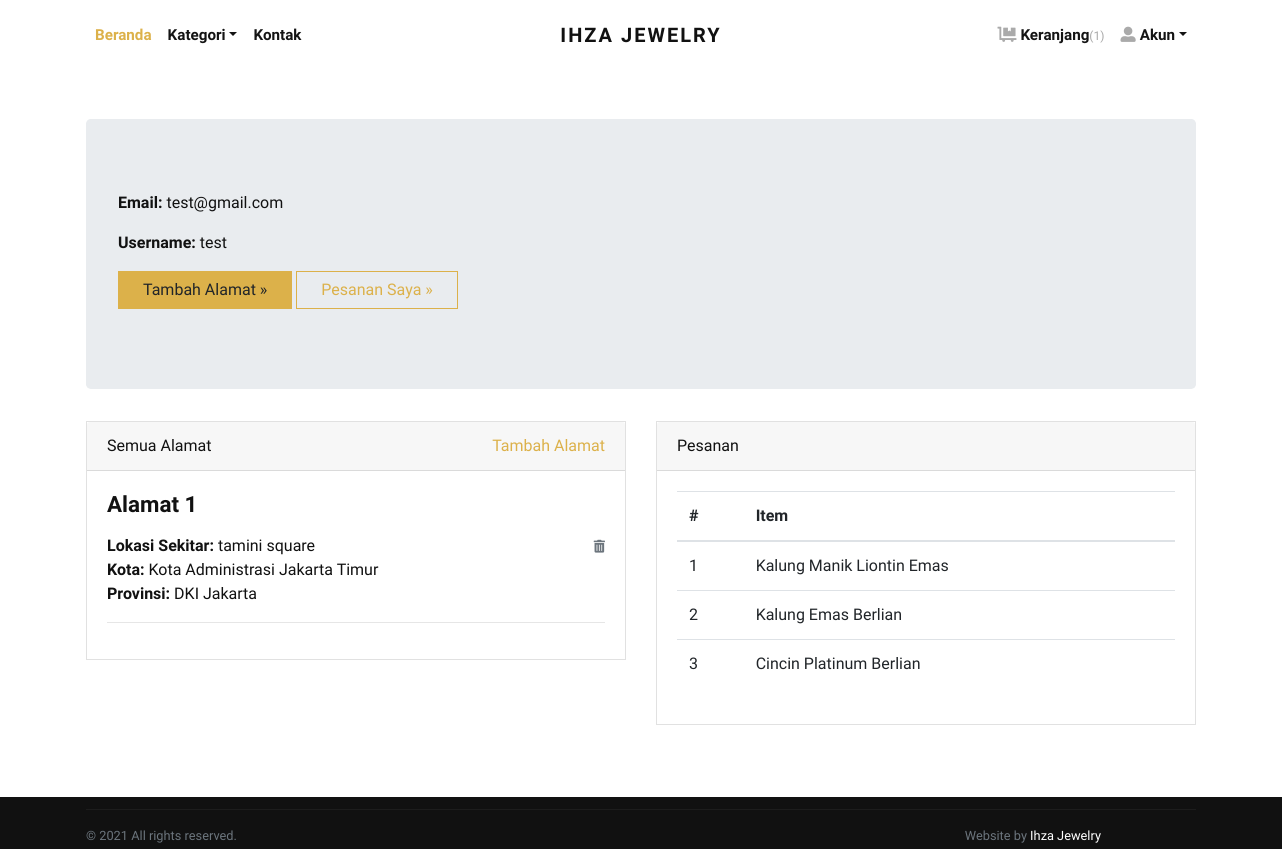
Page /accounts/profile/ (signed in) on the committed database.
### store/models.py (models this page shows, shortened)
class Address(models.Model):
    user = models.ForeignKey(User, verbose_name="User", on_delete=models.CASCADE)
    locality = models.CharField(max_length=150, verbose_name="Lokasi Sekitar")
    city = models.CharField(max_length=150, verbose_name="Kota")
    state = models.CharField(max_length=150, verbose_name="Provinsi")

class Order(models.Model):
    user = models.ForeignKey(User, verbose_name="User", on_delete=models.CASCADE)
    address = models.ForeignKey(Address, verbose_name="Shipping Address", on_delete=models.CASCADE)
    product = models.ForeignKey(Product, verbose_name="Product", on_delete=models.CASCADE)
    quantity = models.PositiveIntegerField(verbose_name="Quantity")
    ordered_date = models.DateTimeField(auto_now_add=True, verbose_name="Ordered Date")
    status = models.CharField(
        choices=STATUS_CHOICES,
        max_length=50,
        default="Pending"
        )

class Product(models.Model):
    title = models.CharField(max_length=150, verbose_name="Product Title")
    slug = models.SlugField(max_length=160, verbose_name="Product Slug")
    sku = models.CharField(max_length=255, unique=True, verbose_name="Unique Product ID (SKU)")
    short_description = models.TextField(verbose_name="Short Description")
    detail_description = models.TextField(blank=True, null=True, verbose_name="Detail Description")
    product_image = models.ImageField(upload_to='product', blank=True, null=True, verbose_name="Product Image")
    price = models.DecimalField(max_digits=8, decimal_places=3)
    category = models.ForeignKey(Category, verbose_name="Product Categoy", on_delete=models.CASCADE)
    is_active = models.BooleanField(verbose_name="Is Active?")
    is_featured = models.BooleanField(verbose_name="Is Featured?")
    created_at = models.DateTimeField(auto_now_add=True, verbose_name="Created Date")
    updated_at = models.DateTimeField(auto_now=True, verbose_name="Updated Date")
    class Meta:
        verbose_name_plural = 'Products'
        ordering = ('-created_at', )

### store/views.py (the view)
# urls.py: path('accounts/profile/', views.profile, name="profile"),
@login_required
def profile(request):
    addresses = Address.objects.filter(user=request.user)
    orders = Order.objects.filter(user=request.user)
    return render(request, 'account/profile.html', {'addresses':addresses, 'orders':orders})

### store/context_preprocessors.py (called while the page is built)
def store_menu(request):
    categories = Category.objects.filter(is_active=True)
    context = {
        'categories_menu': categories,
    }
    return context

def cart_menu(request):
    if request.user.is_authenticated:
        cart_items= Cart.objects.filter(user=request.user)
        context = {
            'cart_items': cart_items,
        }
    else:
        context = {}
    return context

### templates/account/profile.html (shortened to what this page needs)
{% extends 'base.html' %}
{% load static %}
    {% block content %}
      <div class="container py-5">
        <div class="jumbotron">
          <p><strong>Email:</strong> {{request.user.email}}</p>
          <p><strong>Username:</strong> {{request.user.username}}</p>
          <p><a class="btn btn-primary btn-large" href="{% url 'store:add-address' %}">Tambah Alamat »</a> <a class="btn btn-outline-primary btn-large" href="#">Pesanan Saya »</a></p>
        </div>
        <div class="row">
          <div class="col-lg-6">
            <div class="card mb-4" id="headings">
              <div class="card-header">Semua Alamat <span class="float-right"><a href="{% url 'store:add-address' %}">Tambah Alamat</a></span></div>
              <div class="card-body">
                {% if addresses %}
                    {% for address in addresses %}
                        <h4 class="mb-3">Alamat {{forloop.counter}}</h4>
                        <span class="float-right"><a href="{% url 'store:remove-address' address.id %}"><i class="fas fa-trash-alt small text-muted"></i></a></span>
                        <p>
                            <strong>Lokasi Sekitar: </strong>{{address.locality}} <br>
                            <strong>Kota: </strong>{{address.city}} <br>
                            <strong>Provinsi: </strong>{{address.state}} <br>
                        </p>
                        <hr>
                    {% endfor %}
                {% else %}
                <div class="text-danger">
                  Tidak Ada Alamat.
                </div>
                {% endif %}
              </div>
            </div>
          </div>
          <div class="col-lg-6">
            <div class="card mb-4" id="tables">
              <div class="card-header">Pesanan</div>
              <div class="card-body">
                <table class="table table-hover">
                  <thead>
                    <tr>
                      <th>#</th>
                      <th>Item</th>
                    </tr>
                  </thead>
                  <tbody>
                    {% if orders %}
                      {% for order in orders %}
                        <tr>
                          <td>{{forloop.counter}}</td>
                          <td>{{order.product.title}}</td>
                        </tr>
                      {% endfor %}
                    {% else %}
                    <tr>
                      <td class="text-danger" colspan="3">Tidak Ada Pesanan.</td>
                    </tr>
                    {% endif %}
                  </tbody>
                </table>
              </div>
            </div>
          </div>
        </div>
      </div>
{% endblock content %}

### jewelryshop/static/css/style.default.css (style rules this page uses)
strong { font-weight: 700; }
.btn { font-weight: 400; border: 1px solid transparent; font-family: inherit; padding: 0.375rem 1.5rem; font-size: 1rem; line-height: 1.5; border-radius: 0; transition: color 0.15s ease-in-out, background-color 0.15s ease-in-out, border-color 0.15s ease-in-out, box-shadow 0.15s ease-in-out; }
.btn-primary { color: #212529; background-color: #dcb14a; border-color: #dcb14a; }
.btn-outline-primary { color: #dcb14a; background-color: transparent; background-image: none; border-color: #dcb14a; }
body { font-family: "Libre Franklin", sans-serif; font-size: 1rem; font-weight: 400; line-height: 1.5; color: #111111; background-color: #fff; }
a { color: #dcb14a; text-decoration: none; }
h1, h2, h3, h4, h5, h6, .h1, .h2, .h3, .h4, .h5, .h6 { margin-bottom: 0.5rem; font-family: inherit; font-weight: 900; line-height: 1.2; color: inherit; }
h4, .h4 { font-size: 1.4rem; }
hr { border-top: 1px solid rgba(17, 17, 17, 0.1); }
small, .small { font-size: 80%; font-weight: 400; }
.card { background-color: #fff; border: 1px solid rgba(17, 17, 17, 0.125); border-radius: 0; }
.card-body { padding: 1.25rem; }
.card-header { padding: 0.75rem 1.25rem; background-color: rgba(17, 17, 17, 0.03); border-bottom: 1px solid rgba(17, 17, 17, 0.125); }
.card-header:first-child { border-radius: calc(0 - 1px) calc(0 - 1px) 0 0; }

### rows in the picture
Address: locality "tamini square", city "Kota Administrasi Jakarta Timur", state "DKI Jakarta"
Order: product "Kalung Manik Liontin Emas"
Order: product "Kalung Emas Berlian"
Order: product "Cincin Platinum Berlian"

### other values in the picture
{{ cart_items.count }} "1"
{{ request.user.email }} "test@gmail.com"
{{ request.user.username }} "test"
